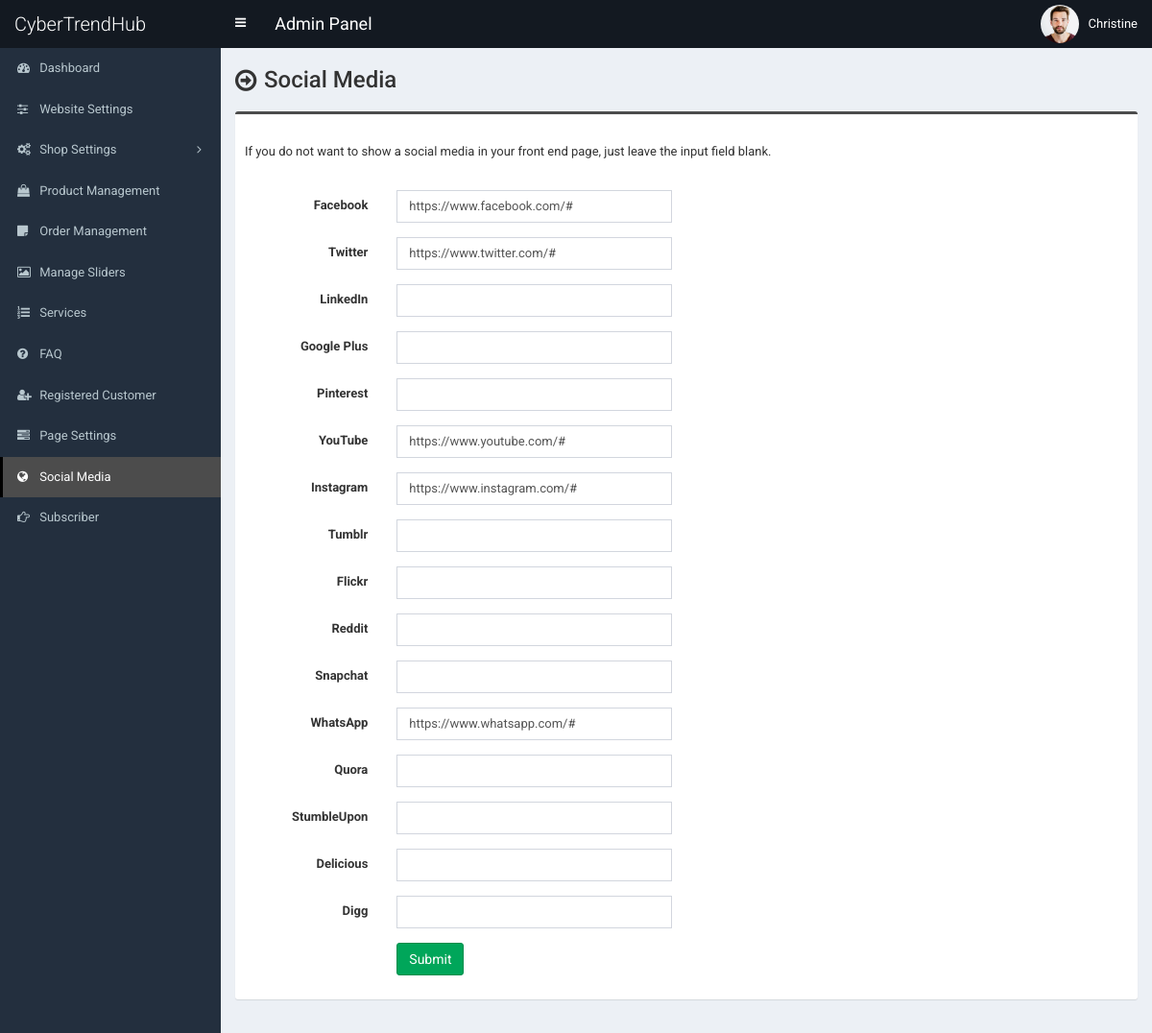
Page /admin/social-media.php (signed in) on the earlier database version.
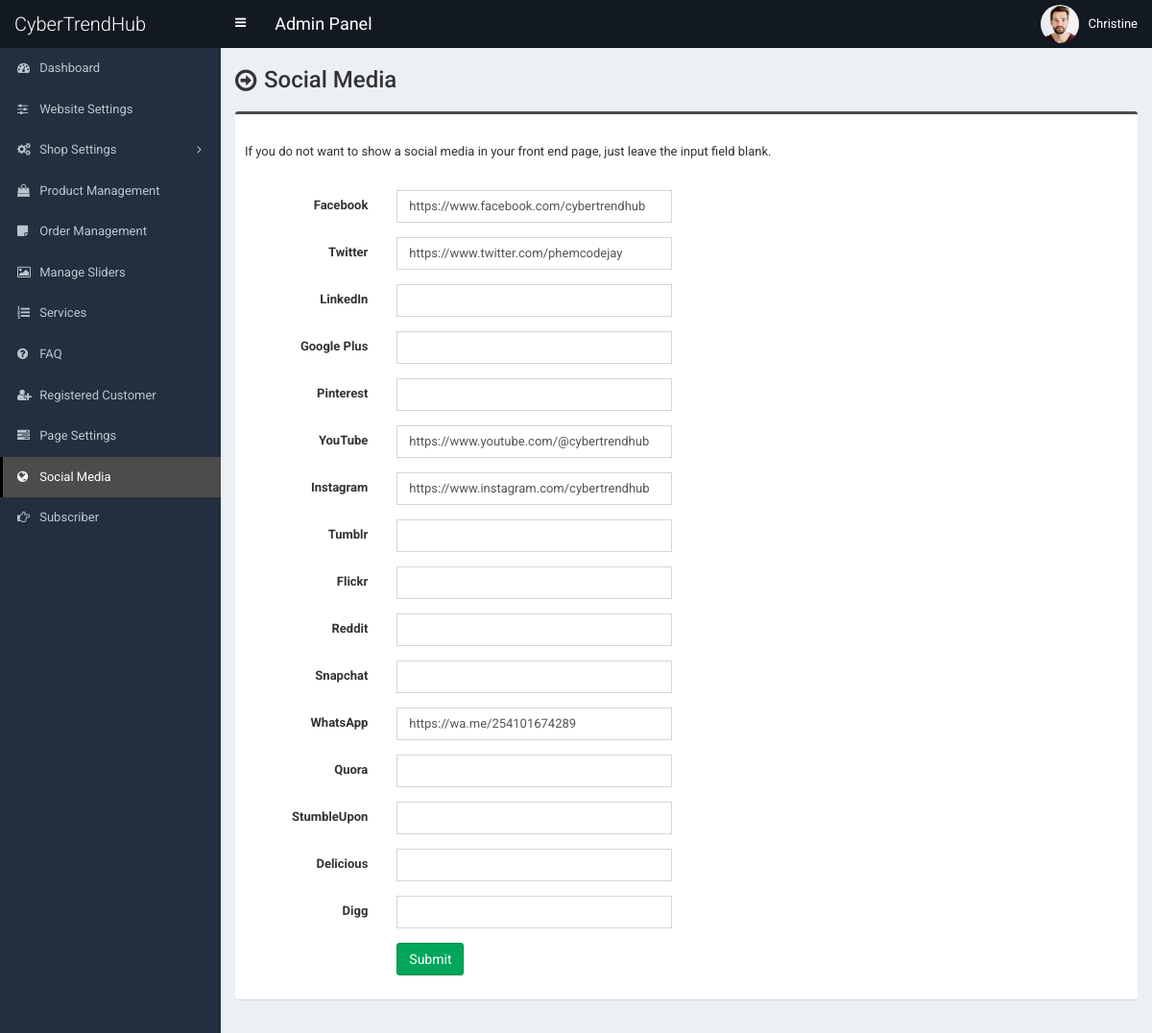
Same page on the later database version.
### tables this page shows
CREATE TABLE `tbl_social` (
  `social_id` int(11) NOT NULL,
  `social_name` varchar(30) NOT NULL,
  `social_url` varchar(255) NOT NULL,
  `social_icon` varchar(30) NOT NULL
);

### admin/social-media.php (the view, shortened to what the changed rows need)
<?php require_once('header.php'); ?>
<section class="content-header">
	<div class="content-header-left">
		<h1>Social Media</h1>
	</div>
</section>
<?php
$statement = $pdo->prepare("SELECT * FROM tbl_social");
$statement->execute();
$result = $statement->fetchAll(PDO::FETCH_ASSOC);
foreach ($result as $row) {
	if($row['social_name'] == 'Facebook') {
		$facebook = $row['social_url'];
	}
	if($row['social_name'] == 'Twitter') {
		$twitter = $row['social_url'];
	}
	if($row['social_name'] == 'YouTube') {
		$youtube = $row['social_url'];
	}
	if($row['social_name'] == 'Instagram') {
		$instagram = $row['social_url'];
	}
	if($row['social_name'] == 'WhatsApp') {
		$whatsapp = $row['social_url'];
	}
}
?>
<section class="content">
	<div class="row">
		<div class="col-md-12">
			<form class="form-horizontal" action="" method="post">
				<div class="box box-info">
					<div class="box-body">
						<div class="form-group">
							<div class="col-sm-4">
								<input type="text" class="form-control" name="facebook" value="<?php echo $facebook; ?>">
							</div>
						</div>
						<div class="form-group">
							<div class="col-sm-4">
								<input type="text" class="form-control" name="twitter" value="<?php echo $twitter; ?>">
							</div>
						</div>
						<div class="form-group">
							<div class="col-sm-4">
								<input type="text" class="form-control" name="youtube" value="<?php echo $youtube; ?>">
							</div>
						</div>
						<div class="form-group">
							<div class="col-sm-4">
								<input type="text" class="form-control" name="instagram" value="<?php echo $instagram; ?>">
							</div>
						</div>
						<div class="form-group">
							<div class="col-sm-4">
								<input type="text" class="form-control" name="whatsapp" value="<?php echo $whatsapp; ?>">
							</div>
						</div>
					</div>
				</div>
			</form>
		</div>
	</div>
</section>
<?php require_once('footer.php'); ?>

Differences in the rows shown:
changed tbl_social: facebook "https://www.facebook.com/#" → "https://www.facebook.com/cybertrendhub"
changed tbl_social: twitter "https://www.twitter.com/#" → "https://www.twitter.com/phemcodejay"
changed tbl_social: youtube "https://www.youtube.com/#" → "https://www.youtube.com/@cybertrendhub"
changed tbl_social: instagram "https://www.instagram.com/#" → "https://www.instagram.com/cybertrendhub"
changed tbl_social: whatsapp "https://www.whatsapp.com/#" → "https://wa.me/254101674289"
